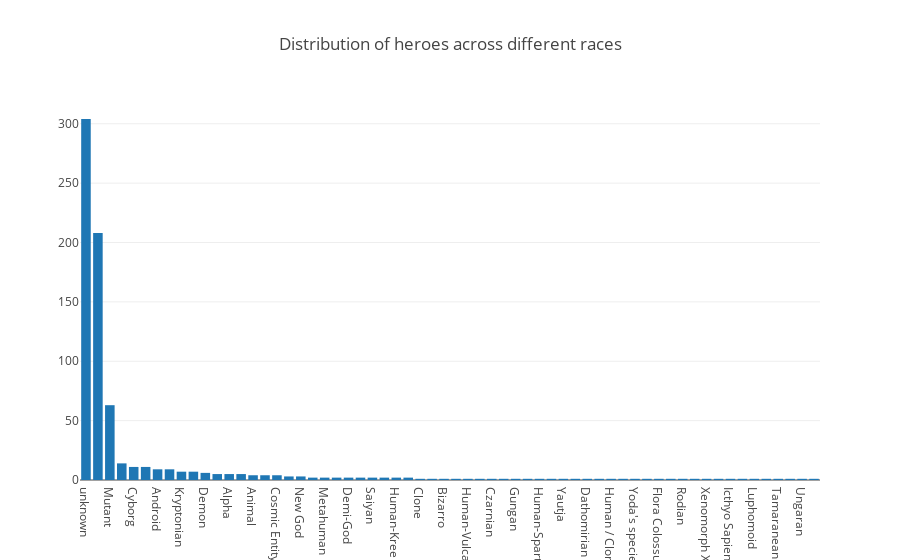

Source (notebook cell):
### Markdown cell above
## Distribution of superheroes by Race

### Code cell
trace = go.Bar(
    x=heroes['Race'].value_counts().index,
    y=heroes['Race'].value_counts().values,
    name='Races'
)

layout = go.Layout(
    title='Distribution of heroes across different races',
    barmode='bar'
)

fig = go.Figure(data=[trace], layout=layout)
py.iplot(fig, filename='distribution-by-race')

### Figure 1 — Plotly figure (JSON) as saved in the notebook; plotly's stock layout.template omitted (floating-point values rounded to 4 significant figures)
{"data": [{"name": "Races", "type": "bar", "x": ["unknown", "Human", "Mutant", "God / Eternal", "Cyborg", "Human / Radiation", "Android", "Symbiote", "Kryptonian", "Alien", "Demon", "Atlantean", "Alpha", "Asgardian", "Animal", "Inhuman", "Cosmic Entity", "Human / Altered", "New God", "Eternal", "Metahuman", "Frost Giant", "Demi-God", "Amazon", "Saiyan", "Human / Cosmic", "Human-Kree", "Vampire", "Clone", "Planet", "Bizarro", "Kaiju", "Human-Vulcan", "Zen-Whoberian", "Czarnian", "Strontian", "Gungan", "Gorilla", "Human-Spartoi", "Bolovaxian", "Yautja", "Korugaran", "Dathomirian Zabrak", "Maiar", "Human / Clone", "Human-Vuldarian", "Yoda's species", "Kakarantharaian", "Flora Colossus", "Parademon", "Rodian", "Mutant / Clone", "Xenomorph XX121", "Talokite", "Icthyo Sapien", "Zombie", "Luphomoid", "Martian", "Tamaranean", "Spartoi", "Ungaran", "Neyaphem"], "y": [304, 208, 63, 14, 11, 11, 9, 9, 7, 7, 6, 5, 5, 5, 4, 4, 4, 3, 3, 2, 2, 2, 2, 2, 2, 2, 2, 2, 1, 1, 1, 1, 1, 1, 1, 1, 1, 1, 1, 1, 1, 1, 1, 1, 1, 1, 1, 1, 1, 1, 1, 1, 1, 1, 1, 1, 1, 1, 1, 1, 1, 1]}], "layout": {"barmode": "bar", "title": "Distribution of heroes across different races"}}
